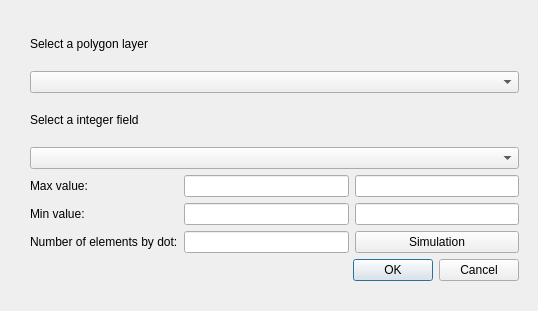
<?xml version="1.0" encoding="UTF-8"?>
<ui version="4.0">
 <class>DotDensityDialogBase</class>
 <widget class="QDialog" name="DotDensityDialogBase">
  <property name="geometry">
   <rect>
    <x>0</x>
    <y>0</y>
    <width>538</width>
    <height>311</height>
   </rect>
  </property>
  <property name="windowTitle">
   <string>Dot Density</string>
  </property>
  <widget class="QWidget" name="layoutWidget">
   <property name="geometry">
    <rect>
     <x>30</x>
     <y>22</y>
     <width>489</width>
     <height>259</height>
    </rect>
   </property>
   <layout class="QGridLayout" name="gridLayout">
    <item row="0" column="0">
     <widget class="QLabel" name="label">
      <property name="text">
       <string>Select a polygon layer</string>
      </property>
     </widget>
    </item>
    <item row="1" column="0" colspan="3">
     <widget class="QComboBox" name="layerComboBox"/>
    </item>
    <item row="2" column="0">
     <widget class="QLabel" name="label_2">
      <property name="text">
       <string>Select a integer field</string>
      </property>
     </widget>
    </item>
    <item row="3" column="0" colspan="3">
     <widget class="QComboBox" name="fieldComboBox"/>
    </item>
    <item row="4" column="0">
     <widget class="QLabel" name="label_3">
      <property name="text">
       <string>Max value:</string>
      </property>
     </widget>
    </item>
    <item row="4" column="1">
     <widget class="QLineEdit" name="maxValBox">
      <property name="readOnly">
       <bool>true</bool>
      </property>
     </widget>
    </item>
    <item row="4" column="2">
     <widget class="QLineEdit" name="simMaxValBox">
      <property name="readOnly">
       <bool>true</bool>
      </property>
     </widget>
    </item>
    <item row="5" column="0">
     <widget class="QLabel" name="label_4">
      <property name="text">
       <string>Min value:</string>
      </property>
     </widget>
    </item>
    <item row="5" column="1">
     <widget class="QLineEdit" name="minValBox">
      <property name="readOnly">
       <bool>true</bool>
      </property>
     </widget>
    </item>
    <item row="5" column="2">
     <widget class="QLineEdit" name="simMinValBox">
      <property name="readOnly">
       <bool>true</bool>
      </property>
     </widget>
    </item>
    <item row="6" column="0">
     <widget class="QLabel" name="label_5">
      <property name="text">
       <string>Number of elements by dot:</string>
      </property>
     </widget>
    </item>
    <item row="6" column="1">
     <widget class="QLineEdit" name="valForDot"/>
    </item>
    <item row="6" column="2">
     <widget class="QPushButton" name="simulationButton">
      <property name="text">
       <string>Simulation</string>
      </property>
     </widget>
    </item>
    <item row="7" column="1" colspan="2">
     <widget class="QDialogButtonBox" name="button_box">
      <property name="orientation">
       <enum>Qt::Horizontal</enum>
      </property>
      <property name="standardButtons">
       <set>QDialogButtonBox::Cancel|QDialogButtonBox::Ok</set>
      </property>
     </widget>
    </item>
   </layout>
  </widget>
 </widget>
 <resources/>
 <connections>
  <connection>
   <sender>button_box</sender>
   <signal>accepted()</signal>
   <receiver>DotDensityDialogBase</receiver>
   <slot>accept()</slot>
   <hints>
    <hint type="sourcelabel">
     <x>20</x>
     <y>20</y>
    </hint>
    <hint type="destinationlabel">
     <x>20</x>
     <y>20</y>
    </hint>
   </hints>
  </connection>
  <connection>
   <sender>button_box</sender>
   <signal>rejected()</signal>
   <receiver>DotDensityDialogBase</receiver>
   <slot>reject()</slot>
   <hints>
    <hint type="sourcelabel">
     <x>20</x>
     <y>20</y>
    </hint>
    <hint type="destinationlabel">
     <x>20</x>
     <y>20</y>
    </hint>
   </hints>
  </connection>
 </connections>
</ui>
